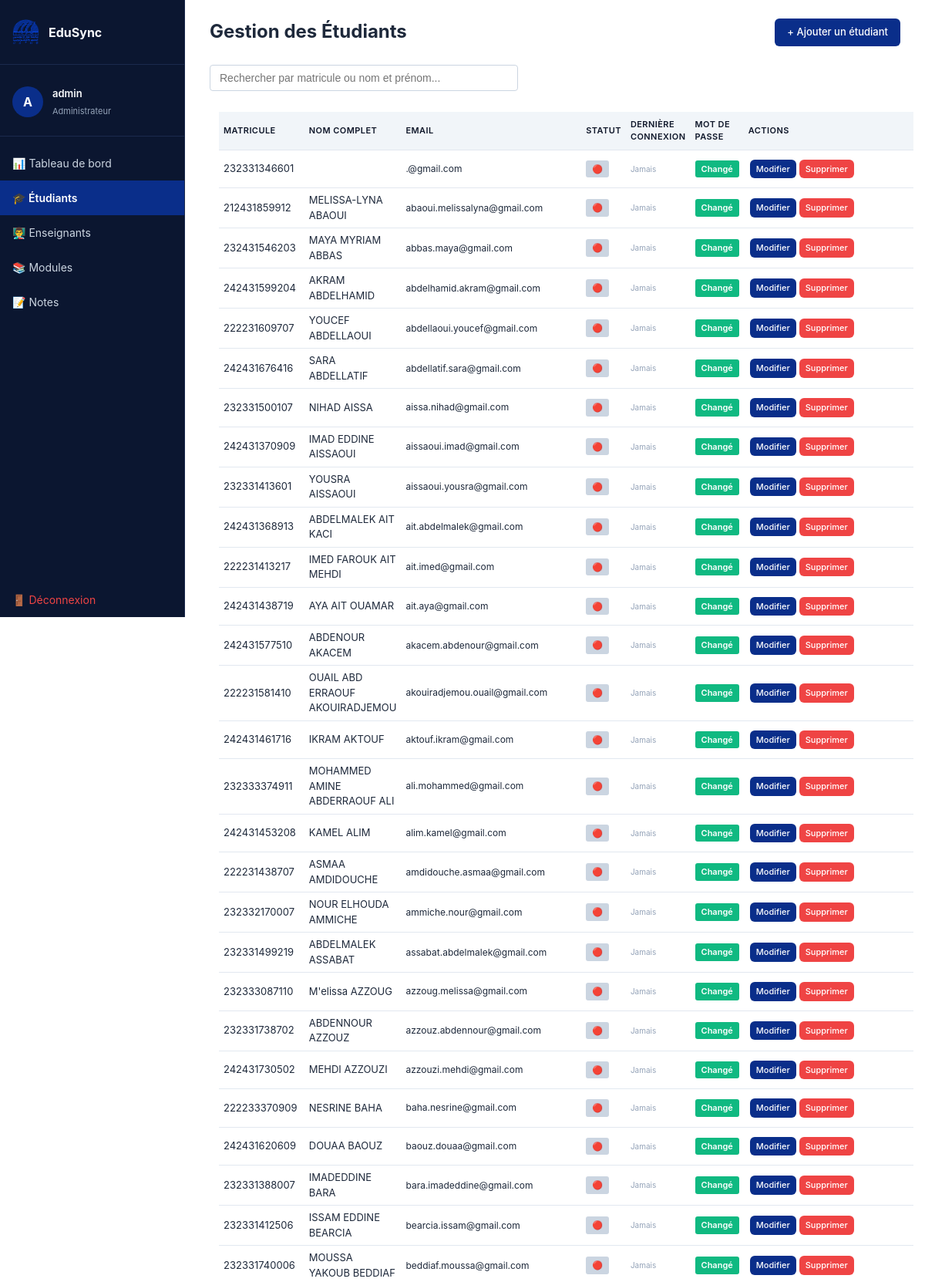
The app's page /admin/students.php (signed in, upper part) with its own data.
### tables this page shows
CREATE TABLE IF NOT EXISTS students (
    id          INT AUTO_INCREMENT PRIMARY KEY,
    last_name             VARCHAR(80)  NOT NULL,
    first_name            VARCHAR(80)  NOT NULL,
    email                 VARCHAR(120) NOT NULL UNIQUE,
    profile_image         VARCHAR(255) DEFAULT NULL,
    student_number        VARCHAR(20)  NOT NULL UNIQUE,
    birth_date            DATE,
    password_hash         VARCHAR(255) NOT NULL,
    must_change_password  TINYINT(1)   NOT NULL DEFAULT 1,
    last_login            DATETIME DEFAULT NULL,
    last_activity         DATETIME DEFAULT NULL,
    is_active             TINYINT(1)   NOT NULL DEFAULT 1,
    created_at            TIMESTAMP    DEFAULT CURRENT_TIMESTAMP
);

### admin/students.php (the view, shortened to what this page needs)
<?php
require_once '../config/db.php';
$students = $pdo->query("
    SELECT id, student_number, first_name, last_name, email, must_change_password, last_login, last_activity
    FROM students
    ORDER BY last_name ASC
")->fetchAll();
function is_student_online($last_activity) {
    if (!$last_activity) {
        return false;
    }
    $last_activity_time = strtotime($last_activity);
    $current_time = time();
    $timeout = 30 * 60;
    return ($current_time - $last_activity_time) < $timeout;
}
require_once '../includes/header.php';
?>
<div class="page-header">
    <h1>Gestion des Étudiants</h1>
    <a href="add_student.php" class="btn btn-primary">+ Ajouter un étudiant</a>
</div>
<div class="admin-search-box">
    <input type="text" id="searchInput" placeholder="Rechercher par matricule ou nom et prénom...">
</div>
<div class="admin-card">
    <table class="admin-table">
        <thead>
            <tr>
                <th>Matricule</th>
                <th>Nom complet</th>
                <th>Email</th>
                <th>Statut</th>
                <th>Dernière connexion</th>
                <th>Mot de passe</th>
                <th>Actions</th>
            </tr>
        </thead>
        <tbody>
        <?php if (empty($students)): ?>
            <tr><td colspan="7" class="empty-state">Aucun étudiant trouvé.</td></tr>
        <?php else: ?>
            <?php foreach ($students as $s): ?>
            <tr data-student-id="<?= $s['id'] ?>">
                <td><?= htmlspecialchars($s['student_number']) ?></td>
                <td><?= htmlspecialchars($s['first_name'] . ' ' . $s['last_name']) ?></td>
                <td class="table-col-email"><?= htmlspecialchars($s['email']) ?></td>
                <td class="table-col-status" class="status-badge">
                    <?php
                        $online = is_student_online($s['last_activity']);
                        if ($online) {
                            echo '<span class="badge green">🟢</span>';
                        } else {
                            echo '<span class="badge" style="background: var(--offline); color: var(--offline-text);">🔴</span>';
                        }
                    ?>
                </td>
                <td class="table-col-login">
                    <?php
                        $online = is_student_online($s['last_activity']);
                        if ($online) {
                            echo '<span class="status-online">En ligne</span>';
                        } elseif ($s['last_login']) {
                            $login_date = new DateTime($s['last_login']);
                            echo $login_date->format('d/m/Y H:i');
                        } else {
                            echo '<span class="status-never">Jamais</span>';
                        }
                    ?>
                </td>
                <td>
                    <?php if ($s['must_change_password']): ?>
                        <span class="badge amber">Temp</span>
                    <?php else: ?>
                        <span class="badge green">Changé</span>
                    <?php endif; ?>
                </td>
                <td class="table-actions">
                    <a href="edit_student.php?id=<?= $s['id'] ?>" class="btn btn-primary">Modifier</a>
                    <a href="students.php?delete=<?= $s['id'] ?>"
                       class="btn btn-danger"
                       onclick="return confirm('Supprimer cet étudiant ?')">Supprimer</a>
                </td>
            </tr>
            <?php endforeach; ?>
        <?php endif; ?>
        </tbody>
    </table>
</div>
<?php require_once '../includes/footer.php'; ?>

### assets/css/colors.css (style rules this page uses)
:root { --primary: #3b82f6; --primary-light: #eff6ff; --success: #10b981; --success-dark: #166534; --success-light: #16a34a; --danger: #ef4444; --danger-dark: #991b1b; --warning: #f59e0b; --warning-light: #fbbf24; --info: #06b6d4; --dark: #0f172a; --gray-100: #f1f5f9; --gray-200: #e2e8f0; --gray-300: #cbd5e1; --gray-400: #94a3b8; --gray-500: #64748b; --gray-600: #475569; --light: #f8fafc; --online: #10b981; --offline: #cbd5e1; --offline-text: #475569; --never: #94a3b8; }
.badge { display: inline-block; padding: 3px 8px; border-radius: 3px; font-size: 11px; font-weight: 600; text-align: center; }
.badge.green { background: var(--success); color: white; }
.status-never { color: var(--never); font-size: 10px; }

### assets/css/admin.css (style rules this page uses)
.admin-search-box { margin-bottom: 15px; }
.admin-search-box input { width: 100%; max-width: 400px; padding: 8px 12px; border: 1px solid var(--gray-300); border-radius: 4px; font-size: 14px; transition: border-color 0.2s; }
.admin-table { font-size: 13px; }
.admin-table th, .admin-table td { padding: 8px 6px; text-align: left; border-bottom: 1px solid var(--gray-200); }
.admin-table th { background: var(--gray-100); font-weight: 600; color: var(--dark); }
.admin-table td { padding: 6px; }
.table-col-email { font-size: 12px; }
.table-col-status { text-align: center; }
.table-col-login { font-size: 11px; }
.table-actions { padding: 6px; text-align: center; }
.table-actions .btn { padding: 4px 8px; font-size: 12px; margin-right: 4px; }
.table-actions .btn:last-child { margin-right: 0; }
.admin-card { padding: 12px; }
.admin-card table { width: 100%; }

### assets/css/variables.css (style rules this page uses)
:root { --color-primary: #0A2E8A; --color-primary-dark: #08225a; --color-primary-light: #e8f0ff; --color-text: #1e293b; --color-text-secondary: #64748b; --color-text-tertiary: #94a3b8; --color-bg-white: #fff; --color-bg-secondary: #f8fafc; --color-bg-dark: #0f172a; --color-border: #d1d5db; --color-border-light: #e2e8f0; --color-green: #10b981; --color-green-light: #e6f7ee; --color-amber: #f59e0b; --color-amber-light: #fef3e0; --color-red: #ef4444; --color-red-light: #fee2e2; --color-purple: #8b5cf6; --color-purple-light: #ede9fe; --color-coral: #ff6b6b; --color-coral-light: #ffe0e0; --shadow-sm: 0 1px 2px rgba(0, 0, 0, 0.05); --shadow-md: 0 4px 6px rgba(0, 0, 0, 0.1); --shadow-lg: 0 10px 40px rgba(0, 0, 0, 0.2); --radius-md: 6px; --radius-lg: 12px; --font-family: -apple-system, BlinkMacSystemFont, "Segoe UI", Roboto, "Helvetica Neue", Arial, sans-serif; --font-size-xs: 11px; --font-size-sm: 12px; --font-size-base: 13px; --font-size-md: 14px; --font-size-lg: 16px; --font-size-xl: 18px; --font-size-2xl: 24px; --font-size-3xl: 28px; --spacing-xs: 4px; --spacing-sm: 8px; --spacing-md: 12px; --spacing-lg: 16px; --spacing-xl: 20px; --spacing-2xl: 24px; --spacing-3xl: 32px; --transition-fast: 0.15s ease; --transition-normal: 0.3s ease; --transition-slow: 0.6s ease; --sidebar-width: 240px; --navbar-height: 62px; --max-content-width: 1040px; }

### assets/css/global.css (style rules this page uses)
* { margin: 0; padding: 0; box-sizing: border-box; }
html { scroll-behavior: smooth; }
body { font-family: var(--font-family); font-size: var(--font-size-md); color: var(--color-text); background: var(--color-bg-white); line-height: 1.5; }
h1, h2, h3, h4, h5, h6 { font-weight: 600; line-height: 1.2; }
h1 { font-size: var(--font-size-3xl); }
a { color: inherit; text-decoration: none; transition: color var(--transition-fast); }
table { width: 100%; border-collapse: collapse; font-size: var(--font-size-md); }
thead tr { background: var(--color-bg-secondary); }
th, td { padding: var(--spacing-md) var(--spacing-lg); text-align: left; border-bottom: 1px solid var(--color-border-light); }
th { font-weight: 600; color: var(--color-text-secondary); font-size: var(--font-size-xs); text-transform: uppercase; letter-spacing: 0.04em; }

### assets/css/pages.css (style rules this page uses)
.page-header { display: flex; justify-content: space-between; align-items: center; margin-bottom: var(--spacing-2xl); }
.page-header h1 { font-size: var(--font-size-2xl); font-weight: 700; color: var(--color-text); }
table td:last-child { width: 220px; min-width: 220px; padding: var(--spacing-md) var(--spacing-sm) !important; }
table td:last-child a.btn { display: inline-block !important; float: left; margin-right: var(--spacing-xs) !important; margin-bottom: 0 !important; padding: var(--spacing-xs) var(--spacing-sm) !important; font-size: var(--font-size-xs) !important; }

### records on screen
students: student_number "232331346601", email ".@gmail.com", shows "Jamais", must_change_password "Changé"
students: student_number "212431859912", first_name+last_name "MELISSA-LYNA ABAOUI", email "abaoui.melissalyna@gmail.com", shows "Jamais", must_change_password "Changé"
students: student_number "232431546203", first_name+last_name "MAYA MYRIAM ABBAS", email "abbas.maya@gmail.com", shows "Jamais", must_change_password "Changé"
students: student_number "242431599204", first_name+last_name "AKRAM ABDELHAMID", email "abdelhamid.akram@gmail.com", shows "Jamais", must_change_password "Changé"
students: student_number "222231609707", first_name+last_name "YOUCEF ABDELLAOUI", email "abdellaoui.youcef@gmail.com", shows "Jamais", must_change_password "Changé"
students: student_number "242431676416", first_name+last_name "SARA ABDELLATIF", email "abdellatif.sara@gmail.com", shows "Jamais", must_change_password "Changé"
students: student_number "232331500107", first_name+last_name "NIHAD AISSA", email "aissa.nihad@gmail.com", shows "Jamais", must_change_password "Changé"
students: student_number "242431370909", first_name+last_name "IMAD EDDINE AISSAOUI", email "aissaoui.imad@gmail.com", shows "Jamais", must_change_password "Changé"
students: student_number "232331413601", first_name+last_name "YOUSRA AISSAOUI", email "aissaoui.yousra@gmail.com", shows "Jamais", must_change_password "Changé"
students: student_number "242431368913", first_name+last_name "ABDELMALEK AIT KACI", email "ait.abdelmalek@gmail.com", shows "Jamais", must_change_password "Changé"
students: student_number "222231413217", first_name+last_name "IMED FAROUK AIT MEHDI", email "ait.imed@gmail.com", shows "Jamais", must_change_password "Changé"
students: student_number "242431438719", first_name+last_name "AYA AIT OUAMAR", email "ait.aya@gmail.com", shows "Jamais", must_change_password "Changé"
students: student_number "242431577510", first_name+last_name "ABDENOUR AKACEM", email "akacem.abdenour@gmail.com", shows "Jamais", must_change_password "Changé"
students: student_number "222231581410", first_name+last_name "OUAIL ABD ERRAOUF AKOUIRADJEMOU", email "akouiradjemou.ouail@gmail.com", shows "Jamais", must_change_password "Changé"
students: student_number "242431461716", first_name+last_name "IKRAM AKTOUF", email "aktouf.ikram@gmail.com", shows "Jamais", must_change_password "Changé"
students: student_number "232333374911", first_name+last_name "MOHAMMED AMINE ABDERRAOUF ALI", email "ali.mohammed@gmail.com", shows "Jamais", must_change_password "Changé"
students: student_number "242431453208", first_name+last_name "KAMEL ALIM", email "alim.kamel@gmail.com", shows "Jamais", must_change_password "Changé"
students: student_number "222231438707", first_name+last_name "ASMAA AMDIDOUCHE", email "amdidouche.asmaa@gmail.com", shows "Jamais", must_change_password "Changé"
students: student_number "232332170007", first_name+last_name "NOUR ELHOUDA AMMICHE", email "ammiche.nour@gmail.com", shows "Jamais", must_change_password "Changé"
students: student_number "232331499219", first_name+last_name "ABDELMALEK ASSABAT", email "assabat.abdelmalek@gmail.com", shows "Jamais", must_change_password "Changé"
students: student_number "232333087110", first_name+last_name "M'elissa AZZOUG", email "azzoug.melissa@gmail.com", shows "Jamais", must_change_password "Changé"
students: student_number "232331738702", first_name+last_name "ABDENNOUR AZZOUZ", email "azzouz.abdennour@gmail.com", shows "Jamais", must_change_password "Changé"
students: student_number "242431730502", first_name+last_name "MEHDI AZZOUZI", email "azzouzi.mehdi@gmail.com", shows "Jamais", must_change_password "Changé"
students: student_number "222233370909", first_name+last_name "NESRINE BAHA", email "baha.nesrine@gmail.com", shows "Jamais", must_change_password "Changé"
students: student_number "242431620609", first_name+last_name "DOUAA BAOUZ", email "baouz.douaa@gmail.com", shows "Jamais", must_change_password "Changé"
students: student_number "232331388007", first_name+last_name "IMADEDDINE BARA", email "bara.imadeddine@gmail.com", shows "Jamais", must_change_password "Changé"
students: student_number "232331412506", first_name+last_name "ISSAM EDDINE BEARCIA", email "bearcia.issam@gmail.com", shows "Jamais", must_change_password "Changé"
students: student_number "232331740006", first_name+last_name "MOUSSA YAKOUB BEDDIAF", email "beddiaf.moussa@gmail.com", shows "Jamais", must_change_password "Changé"

### other values on screen
substr($_SESSION['user_name'], 0, 1) "A"
$_SESSION['user_name'] "admin"
